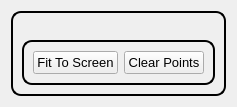
      <widget class="QWidget" name="tab_FFT">
       <attribute name="title">
        <string>FFT</string>
       </attribute>
       <layout class="QGridLayout" name="gridLayout_8">
        <item row="0" column="0">
         <widget class="QGroupBox" name="groupBox">
          <property name="font">
           <font>
            <pointsize>8</pointsize>
           </font>
          </property>
          <property name="styleSheet">
           <string notr="true">QGroupBox {
    border: 2px solid black;
    border-radius: 10px;
    background: qradialgradient(
        cx: 0.5, cy: 0.5, radius: 0.9,
        fx: 0.5, fy: 0.5,
        stop: 0 rgba(57, 255, 20, 60),   /* brighter center */
        stop: 1 rgba(57, 255, 20, 15)    /* fades softly to edges */
    );
}
</string>
          </property>
          <property name="title">
           <string/>
          </property>
          <layout class="QGridLayout" name="gridLayout_7">
           <item row="2" column="0">
            <widget class="QCustomPlot" name="customPlot_adxl_z_FFT" native="true">
             <property name="sizePolicy">
              <sizepolicy hsizetype="Preferred" vsizetype="Preferred">
               <horstretch>0</horstretch>
               <verstretch>0</verstretch>
              </sizepolicy>
             </property>
            </widget>
           </item>
           <item row="3" column="0">
            <widget class="QGroupBox" name="groupBox_fft_button">
             <property name="sizePolicy">
              <sizepolicy hsizetype="Preferred" vsizetype="Maximum">
               <horstretch>0</horstretch>
               <verstretch>0</verstretch>
              </sizepolicy>
             </property>
             <layout class="QHBoxLayout" name="horizontalLayout_3">
              <item>
               <widget class="QPushButton" name="pushButton_fitToScreen_fft">
                <property name="sizePolicy">
                 <sizepolicy hsizetype="Minimum" vsizetype="Preferred">
                  <horstretch>0</horstretch>
                  <verstretch>0</verstretch>
                 </sizepolicy>
                </property>
                <property name="font">
                 <font>
                  <pointsize>10</pointsize>
                 </font>
                </property>
                <property name="text">
                 <string>Fit To Screen</string>
                </property>
               </widget>
              </item>
              <item>
               <widget class="QPushButton" name="pushButton_clearPoints_fft">
                <property name="sizePolicy">
                 <sizepolicy hsizetype="Minimum" vsizetype="Preferred">
                  <horstretch>0</horstretch>
                  <verstretch>0</verstretch>
                 </sizepolicy>
                </property>
                <property name="font">
                 <font>
                  <pointsize>10</pointsize>
                 </font>
                </property>
                <property name="text">
                 <string>Clear Points</string>
                </property>
               </widget>
              </item>
             </layout>
            </widget>
           </item>
           <item row="1" column="0">
            <widget class="QCustomPlot" name="customPlot_adxl_y_FFT" native="true">
             <property name="sizePolicy">
              <sizepolicy hsizetype="Preferred" vsizetype="Preferred">
               <horstretch>0</horstretch>
               <verstretch>0</verstretch>
              </sizepolicy>
             </property>
            </widget>
           </item>
           <item row="0" column="0">
            <widget class="QCustomPlot" name="customPlot_adxl_x_FFT" native="true">
             <property name="sizePolicy">
              <sizepolicy hsizetype="Preferred" vsizetype="Preferred">
               <horstretch>0</horstretch>
               <verstretch>0</verstretch>
              </sizepolicy>
             </property>
            </widget>
           </item>
          </layout>
         </widget>
        </item>
       </layout>
      </widget>
